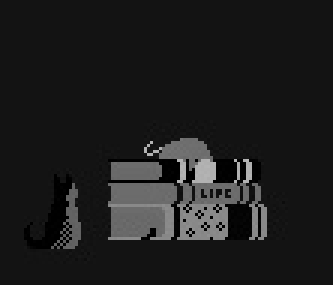
#> input picture CodePythonImageProcessing/output_h.jpg, 111 x 95 px (shown 3 times larger)
$ python MergeBasedOnColorSystem.py
#> lines starting #> are read from the running program, lines starting #| are printed output that depends on the picture
import cv2
import numpy as np

def merge_hsv_channels():
    # Load individual channels
    h = cv2.imread('output_h.jpg')
#> h is the input picture: shape (95, 111, 3); min 0, max 182, mean 29
    s = cv2.imread('output_s.jpg')
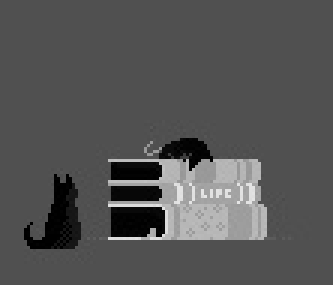
#> input picture CodePythonImageProcessing/output_s.jpg, 111 x 95 px (shown 3 times larger)
#> s is the input picture: shape (95, 111, 3); min 0, max 230, mean 84.3
    v = cv2.imread('output_v.jpg')
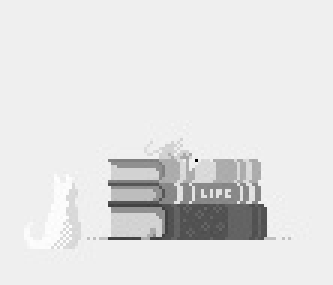
#> input picture CodePythonImageProcessing/output_v.jpg, 111 x 95 px (shown 3 times larger)
#> v is the input picture: shape (95, 111, 3); min 0, max 255, mean 226.7

    # Ensure all channels have the same shape
    h, s, v = [cv2.resize(channel, (v.shape[1], v.shape[0])) for channel in [h, s, v]]

    # Merge channels
    hsv_image = cv2.merge([h, s, v])
    cv2.imshow('Temp', hsv_image)
    # hsv_image.astype(np.uint8)
    #
    # # Convert to BGR for display (if needed)
    # merged_bgr = cv2.cvtColor(hsv_image, cv2.COLOR_HSV2BGR)
    # #
    # cv2.imshow('Merged HSV Image', merged_bgr)
    cv2.waitKey(0)
    cv2.destroyAllWindows()

    return hsv_image

if __name__ == "__main__":
    merge_hsv_channels()
